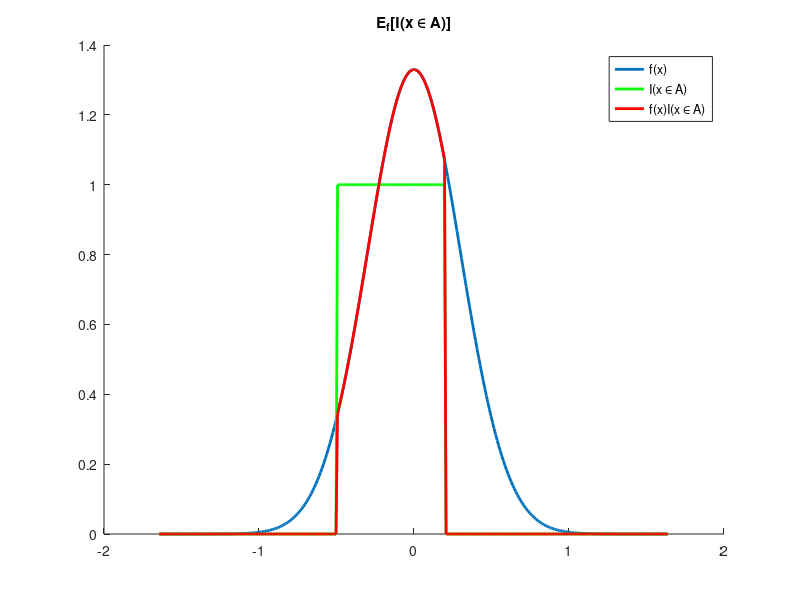

Write MATLAB code to recreate this figure.
%Expectation 
clear; clc;
% Distribution
L=3;
mu1 = 0; % mean (mu)
S1 = .3;% std deviation
x = [mu1-L*sqrt(S1):0.01:mu1+L*sqrt(S1)];
xmin = min(x); xmax = max(x);
fx = normpdf(x,mu1,S1); % p(x) 
Fx = cumsum(fx);

A = [-0.5 0.2];

I = zeros(1,length(x))
ind1 = find(x>A(1),1)
ind2 = find(x<A(2),1, 'last')
I(ind1:ind2) = 1

figure(1);clf;hold on;
plot(x,fx, 'LineWidth',2);
plot(x,I,'g','LineWidth',2);
plot(x,fx.*I,'r','LineWidth',2);
title('E_f[I(x \in A)]')
legend('f(x)', 'I(x \in A)', 'f(x)I(x \in A)');